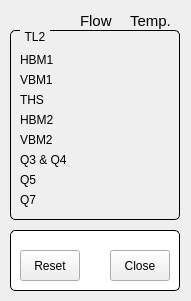
<?xml version="1.0" encoding="UTF-8"?>
<ui version="4.0">
 <class>uiTL2Cooling</class>
 <widget class="QMainWindow" name="uiTL2Cooling">
  <property name="geometry">
   <rect>
    <x>0</x>
    <y>0</y>
    <width>191</width>
    <height>301</height>
   </rect>
  </property>
  <property name="windowTitle">
   <string>TL2 Cooling</string>
  </property>
  <widget class="QWidget" name="centralWidget">
   <widget class="QLabel" name="label_36">
    <property name="geometry">
     <rect>
      <x>80</x>
      <y>10</y>
      <width>40</width>
      <height>21</height>
     </rect>
    </property>
    <property name="font">
     <font>
      <pointsize>11</pointsize>
     </font>
    </property>
    <property name="text">
     <string>Flow</string>
    </property>
   </widget>
   <widget class="QLabel" name="label_35">
    <property name="geometry">
     <rect>
      <x>130</x>
      <y>10</y>
      <width>41</width>
      <height>21</height>
     </rect>
    </property>
    <property name="font">
     <font>
      <pointsize>11</pointsize>
     </font>
    </property>
    <property name="text">
     <string>Temp.</string>
    </property>
   </widget>
   <widget class="QGroupBox" name="GBCooling">
    <property name="geometry">
     <rect>
      <x>10</x>
      <y>30</y>
      <width>170</width>
      <height>190</height>
     </rect>
    </property>
    <property name="styleSheet">
     <string notr="true">QGroupBox {
     border: 1px solid black;
     border-radius: 5px;
     margin-top: 0.5em;
 }
 
 QGroupBox::title {
     subcontrol-origin: margin;
     left: 10px;
     padding: 0 3px 0 3px;
 }</string>
    </property>
    <property name="title">
     <string>TL2</string>
    </property>
    <property name="checkable">
     <bool>false</bool>
    </property>
    <widget class="QLabel" name="lblHBM1">
     <property name="geometry">
      <rect>
       <x>10</x>
       <y>20</y>
       <width>70</width>
       <height>20</height>
      </rect>
     </property>
     <property name="text">
      <string>HBM1</string>
     </property>
    </widget>
    <widget class="QLabel" name="lblVBM1">
     <property name="geometry">
      <rect>
       <x>10</x>
       <y>40</y>
       <width>70</width>
       <height>20</height>
      </rect>
     </property>
     <property name="text">
      <string>VBM1</string>
     </property>
    </widget>
    <widget class="QLabel" name="lblTHS">
     <property name="geometry">
      <rect>
       <x>10</x>
       <y>60</y>
       <width>70</width>
       <height>20</height>
      </rect>
     </property>
     <property name="text">
      <string>THS</string>
     </property>
    </widget>
    <widget class="QLabel" name="lblHBM2">
     <property name="geometry">
      <rect>
       <x>10</x>
       <y>80</y>
       <width>70</width>
       <height>20</height>
      </rect>
     </property>
     <property name="text">
      <string>HBM2</string>
     </property>
    </widget>
    <widget class="QLabel" name="lblVMB2">
     <property name="geometry">
      <rect>
       <x>10</x>
       <y>100</y>
       <width>70</width>
       <height>20</height>
      </rect>
     </property>
     <property name="text">
      <string>VBM2</string>
     </property>
    </widget>
    <widget class="QESimpleShape" name="ledVBM1Temp">
     <property name="geometry">
      <rect>
       <x>130</x>
       <y>40</y>
       <width>16</width>
       <height>20</height>
      </rect>
     </property>
     <property name="ledType">
      <enum>QSimpleShape::Error</enum>
     </property>
     <property name="shape">
      <enum>QSimpleShape::circle</enum>
     </property>
     <property name="colour0" stdset="0">
      <color>
       <red>60</red>
       <green>20</green>
       <blue>20</blue>
      </color>
     </property>
     <property name="colour1" stdset="0">
      <color>
       <red>240</red>
       <green>5</green>
       <blue>5</blue>
      </color>
     </property>
     <property name="variable" stdset="0">
      <string>TL2-CO-SB1-VBM1:isTemperatureInterlock</string>
     </property>
     <property name="variableSubstitutions" stdset="0">
      <string>corrector=3,ch=X</string>
     </property>
     <property name="displayAlarmStateOption" stdset="0">
      <enum>QE::Never</enum>
     </property>
    </widget>
    <widget class="QESimpleShape" name="ledHBM2Temp">
     <property name="geometry">
      <rect>
       <x>130</x>
       <y>80</y>
       <width>16</width>
       <height>20</height>
      </rect>
     </property>
     <property name="ledType">
      <enum>QSimpleShape::Error</enum>
     </property>
     <property name="shape">
      <enum>QSimpleShape::circle</enum>
     </property>
     <property name="colour0" stdset="0">
      <color>
       <red>60</red>
       <green>20</green>
       <blue>20</blue>
      </color>
     </property>
     <property name="colour1" stdset="0">
      <color>
       <red>240</red>
       <green>5</green>
       <blue>5</blue>
      </color>
     </property>
     <property name="variable" stdset="0">
      <string>TL2-CO-SB2-HBM2:isTemperatureInterlock</string>
     </property>
     <property name="variableSubstitutions" stdset="0">
      <string>corrector=1,ch=Y</string>
     </property>
     <property name="displayAlarmStateOption" stdset="0">
      <enum>QE::Never</enum>
     </property>
    </widget>
    <widget class="QESimpleShape" name="ledVBM1Flow">
     <property name="geometry">
      <rect>
       <x>80</x>
       <y>40</y>
       <width>16</width>
       <height>20</height>
      </rect>
     </property>
     <property name="ledType">
      <enum>QSimpleShape::Error</enum>
     </property>
     <property name="shape">
      <enum>QSimpleShape::circle</enum>
     </property>
     <property name="colour0" stdset="0">
      <color>
       <red>60</red>
       <green>20</green>
       <blue>20</blue>
      </color>
     </property>
     <property name="colour1" stdset="0">
      <color>
       <red>240</red>
       <green>5</green>
       <blue>5</blue>
      </color>
     </property>
     <property name="variable" stdset="0">
      <string>TL2-CO-SB1-VBM1:isFlowInterlock</string>
     </property>
     <property name="variableSubstitutions" stdset="0">
      <string>corrector=1,ch=X</string>
     </property>
     <property name="displayAlarmStateOption" stdset="0">
      <enum>QE::Never</enum>
     </property>
    </widget>
    <widget class="QESimpleShape" name="ledHBM1Flow">
     <property name="geometry">
      <rect>
       <x>80</x>
       <y>20</y>
       <width>16</width>
       <height>20</height>
      </rect>
     </property>
     <property name="ledType">
      <enum>QSimpleShape::Error</enum>
     </property>
     <property name="shape">
      <enum>QSimpleShape::circle</enum>
     </property>
     <property name="colour0" stdset="0">
      <color>
       <red>60</red>
       <green>20</green>
       <blue>20</blue>
      </color>
     </property>
     <property name="colour1" stdset="0">
      <color>
       <red>240</red>
       <green>5</green>
       <blue>5</blue>
      </color>
     </property>
     <property name="variable" stdset="0">
      <string>TL2-CO-SB1-HBM1:isFlowInterlock</string>
     </property>
     <property name="variableSubstitutions" stdset="0">
      <string>corrector=1,ch=X</string>
     </property>
     <property name="displayAlarmStateOption" stdset="0">
      <enum>QE::Never</enum>
     </property>
    </widget>
    <widget class="QESimpleShape" name="ledHBM2Flow">
     <property name="geometry">
      <rect>
       <x>80</x>
       <y>80</y>
       <width>16</width>
       <height>20</height>
      </rect>
     </property>
     <property name="ledType">
      <enum>QSimpleShape::Error</enum>
     </property>
     <property name="shape">
      <enum>QSimpleShape::circle</enum>
     </property>
     <property name="colour0" stdset="0">
      <color>
       <red>60</red>
       <green>20</green>
       <blue>20</blue>
      </color>
     </property>
     <property name="colour1" stdset="0">
      <color>
       <red>240</red>
       <green>5</green>
       <blue>5</blue>
      </color>
     </property>
     <property name="variable" stdset="0">
      <string>TL2-CO-SB2-HBM2:isFlowInterlock</string>
     </property>
     <property name="variableSubstitutions" stdset="0">
      <string>corrector=2,ch=X</string>
     </property>
     <property name="displayAlarmStateOption" stdset="0">
      <enum>QE::Never</enum>
     </property>
    </widget>
    <widget class="QESimpleShape" name="ledTSHTemp">
     <property name="geometry">
      <rect>
       <x>130</x>
       <y>60</y>
       <width>16</width>
       <height>20</height>
      </rect>
     </property>
     <property name="ledType">
      <enum>QSimpleShape::Error</enum>
     </property>
     <property name="shape">
      <enum>QSimpleShape::circle</enum>
     </property>
     <property name="colour0" stdset="0">
      <color>
       <red>60</red>
       <green>20</green>
       <blue>20</blue>
      </color>
     </property>
     <property name="colour1" stdset="0">
      <color>
       <red>240</red>
       <green>5</green>
       <blue>5</blue>
      </color>
     </property>
     <property name="variable" stdset="0">
      <string>TL2-CO-SB2-THS:isTemperatureInterlock</string>
     </property>
     <property name="variableSubstitutions" stdset="0">
      <string>corrector=2,ch=Y</string>
     </property>
     <property name="displayAlarmStateOption" stdset="0">
      <enum>QE::Never</enum>
     </property>
    </widget>
    <widget class="QESimpleShape" name="ledHBM1Temp">
     <property name="geometry">
      <rect>
       <x>130</x>
       <y>20</y>
       <width>16</width>
       <height>20</height>
      </rect>
     </property>
     <property name="ledType">
      <enum>QSimpleShape::Error</enum>
     </property>
     <property name="shape">
      <enum>QSimpleShape::circle</enum>
     </property>
     <property name="colour0" stdset="0">
      <color>
       <red>60</red>
       <green>20</green>
       <blue>20</blue>
      </color>
     </property>
     <property name="colour1" stdset="0">
      <color>
       <red>240</red>
       <green>5</green>
       <blue>5</blue>
      </color>
     </property>
     <property name="variable" stdset="0">
      <string>TL2-CO-SB1-HBM1:isTemperatureInterlock</string>
     </property>
     <property name="variableSubstitutions" stdset="0">
      <string>corrector=3,ch=X</string>
     </property>
     <property name="displayAlarmStateOption" stdset="0">
      <enum>QE::Never</enum>
     </property>
    </widget>
    <widget class="QESimpleShape" name="ledVBM2Temp">
     <property name="geometry">
      <rect>
       <x>130</x>
       <y>100</y>
       <width>16</width>
       <height>20</height>
      </rect>
     </property>
     <property name="ledType">
      <enum>QSimpleShape::Error</enum>
     </property>
     <property name="shape">
      <enum>QSimpleShape::circle</enum>
     </property>
     <property name="colour0" stdset="0">
      <color>
       <red>60</red>
       <green>20</green>
       <blue>20</blue>
      </color>
     </property>
     <property name="colour1" stdset="0">
      <color>
       <red>240</red>
       <green>5</green>
       <blue>5</blue>
      </color>
     </property>
     <property name="variable" stdset="0">
      <string>TL2-CO-SB1-VBM2:isTemperatureInterlock</string>
     </property>
     <property name="variableSubstitutions" stdset="0">
      <string>corrector=1,ch=Y</string>
     </property>
     <property name="displayAlarmStateOption" stdset="0">
      <enum>QE::Never</enum>
     </property>
    </widget>
    <widget class="QESimpleShape" name="ledVBM2Flow">
     <property name="geometry">
      <rect>
       <x>80</x>
       <y>100</y>
       <width>16</width>
       <height>20</height>
      </rect>
     </property>
     <property name="ledType">
      <enum>QSimpleShape::Error</enum>
     </property>
     <property name="shape">
      <enum>QSimpleShape::circle</enum>
     </property>
     <property name="colour0" stdset="0">
      <color>
       <red>60</red>
       <green>20</green>
       <blue>20</blue>
      </color>
     </property>
     <property name="colour1" stdset="0">
      <color>
       <red>240</red>
       <green>5</green>
       <blue>5</blue>
      </color>
     </property>
     <property name="variable" stdset="0">
      <string>TL2-CO-SB1-VBM2:isFlowInterlock</string>
     </property>
     <property name="variableSubstitutions" stdset="0">
      <string/>
     </property>
     <property name="displayAlarmStateOption" stdset="0">
      <enum>QE::Never</enum>
     </property>
    </widget>
    <widget class="QESimpleShape" name="ledTSHFlow">
     <property name="geometry">
      <rect>
       <x>80</x>
       <y>60</y>
       <width>16</width>
       <height>20</height>
      </rect>
     </property>
     <property name="ledType">
      <enum>QSimpleShape::Error</enum>
     </property>
     <property name="shape">
      <enum>QSimpleShape::circle</enum>
     </property>
     <property name="colour0" stdset="0">
      <color>
       <red>60</red>
       <green>20</green>
       <blue>20</blue>
      </color>
     </property>
     <property name="colour1" stdset="0">
      <color>
       <red>240</red>
       <green>5</green>
       <blue>5</blue>
      </color>
     </property>
     <property name="variable" stdset="0">
      <string>TL2-CO-SB2-THS:isFlowInterlock</string>
     </property>
     <property name="variableSubstitutions" stdset="0">
      <string>corrector=2,ch=X</string>
     </property>
     <property name="displayAlarmStateOption" stdset="0">
      <enum>QE::Never</enum>
     </property>
    </widget>
    <widget class="QESimpleShape" name="ledVBM2Temp_2">
     <property name="geometry">
      <rect>
       <x>130</x>
       <y>120</y>
       <width>16</width>
       <height>20</height>
      </rect>
     </property>
     <property name="ledType">
      <enum>QSimpleShape::Error</enum>
     </property>
     <property name="shape">
      <enum>QSimpleShape::circle</enum>
     </property>
     <property name="colour0" stdset="0">
      <color>
       <red>60</red>
       <green>20</green>
       <blue>20</blue>
      </color>
     </property>
     <property name="colour1" stdset="0">
      <color>
       <red>240</red>
       <green>5</green>
       <blue>5</blue>
      </color>
     </property>
     <property name="variable" stdset="0">
      <string>TL2-CO-SB1-Q3:isTemperatureInterlock</string>
     </property>
     <property name="variableSubstitutions" stdset="0">
      <string>corrector=1,ch=Y</string>
     </property>
     <property name="displayAlarmStateOption" stdset="0">
      <enum>QE::Never</enum>
     </property>
    </widget>
    <widget class="QLabel" name="lblVMB2_2">
     <property name="geometry">
      <rect>
       <x>10</x>
       <y>120</y>
       <width>70</width>
       <height>20</height>
      </rect>
     </property>
     <property name="text">
      <string>Q3 &amp; Q4</string>
     </property>
    </widget>
    <widget class="QESimpleShape" name="ledVBM2Flow_2">
     <property name="geometry">
      <rect>
       <x>80</x>
       <y>120</y>
       <width>16</width>
       <height>20</height>
      </rect>
     </property>
     <property name="ledType">
      <enum>QSimpleShape::Error</enum>
     </property>
     <property name="shape">
      <enum>QSimpleShape::circle</enum>
     </property>
     <property name="colour0" stdset="0">
      <color>
       <red>60</red>
       <green>20</green>
       <blue>20</blue>
      </color>
     </property>
     <property name="colour1" stdset="0">
      <color>
       <red>240</red>
       <green>5</green>
       <blue>5</blue>
      </color>
     </property>
     <property name="variable" stdset="0">
      <string>TL2-CO-SB1-Q3:isFlowInterlock</string>
     </property>
     <property name="variableSubstitutions" stdset="0">
      <string/>
     </property>
     <property name="displayAlarmStateOption" stdset="0">
      <enum>QE::Never</enum>
     </property>
    </widget>
    <widget class="QESimpleShape" name="ledVBM2Temp_3">
     <property name="geometry">
      <rect>
       <x>130</x>
       <y>140</y>
       <width>16</width>
       <height>20</height>
      </rect>
     </property>
     <property name="ledType">
      <enum>QSimpleShape::Error</enum>
     </property>
     <property name="shape">
      <enum>QSimpleShape::circle</enum>
     </property>
     <property name="colour0" stdset="0">
      <color>
       <red>60</red>
       <green>20</green>
       <blue>20</blue>
      </color>
     </property>
     <property name="colour1" stdset="0">
      <color>
       <red>240</red>
       <green>5</green>
       <blue>5</blue>
      </color>
     </property>
     <property name="variable" stdset="0">
      <string>TL2-CO-SB2-Q5:isTemperatureInterlock</string>
     </property>
     <property name="variableSubstitutions" stdset="0">
      <string/>
     </property>
     <property name="displayAlarmStateOption" stdset="0">
      <enum>QE::Never</enum>
     </property>
    </widget>
    <widget class="QLabel" name="lblVMB2_3">
     <property name="geometry">
      <rect>
       <x>10</x>
       <y>140</y>
       <width>70</width>
       <height>20</height>
      </rect>
     </property>
     <property name="text">
      <string>Q5</string>
     </property>
    </widget>
    <widget class="QESimpleShape" name="ledVBM2Flow_3">
     <property name="geometry">
      <rect>
       <x>80</x>
       <y>140</y>
       <width>16</width>
       <height>20</height>
      </rect>
     </property>
     <property name="ledType">
      <enum>QSimpleShape::Error</enum>
     </property>
     <property name="shape">
      <enum>QSimpleShape::circle</enum>
     </property>
     <property name="colour0" stdset="0">
      <color>
       <red>60</red>
       <green>20</green>
       <blue>20</blue>
      </color>
     </property>
     <property name="colour1" stdset="0">
      <color>
       <red>240</red>
       <green>5</green>
       <blue>5</blue>
      </color>
     </property>
     <property name="variable" stdset="0">
      <string>TL2-CO-SB2-Q5:isFlowInterlock</string>
     </property>
     <property name="variableSubstitutions" stdset="0">
      <string/>
     </property>
     <property name="displayAlarmStateOption" stdset="0">
      <enum>QE::Never</enum>
     </property>
    </widget>
    <widget class="QESimpleShape" name="ledVBM2Temp_4">
     <property name="geometry">
      <rect>
       <x>130</x>
       <y>160</y>
       <width>16</width>
       <height>20</height>
      </rect>
     </property>
     <property name="ledType">
      <enum>QSimpleShape::Error</enum>
     </property>
     <property name="shape">
      <enum>QSimpleShape::circle</enum>
     </property>
     <property name="colour0" stdset="0">
      <color>
       <red>60</red>
       <green>20</green>
       <blue>20</blue>
      </color>
     </property>
     <property name="colour1" stdset="0">
      <color>
       <red>240</red>
       <green>5</green>
       <blue>5</blue>
      </color>
     </property>
     <property name="variable" stdset="0">
      <string>TL2-CO-SB2-Q7:isTemperatureInterlock</string>
     </property>
     <property name="variableSubstitutions" stdset="0">
      <string>corrector=1,ch=Y</string>
     </property>
     <property name="displayAlarmStateOption" stdset="0">
      <enum>QE::Never</enum>
     </property>
    </widget>
    <widget class="QLabel" name="lblVMB2_4">
     <property name="geometry">
      <rect>
       <x>10</x>
       <y>160</y>
       <width>70</width>
       <height>20</height>
      </rect>
     </property>
     <property name="text">
      <string>Q7</string>
     </property>
    </widget>
    <widget class="QESimpleShape" name="ledVBM2Flow_4">
     <property name="geometry">
      <rect>
       <x>80</x>
       <y>160</y>
       <width>16</width>
       <height>20</height>
      </rect>
     </property>
     <property name="ledType">
      <enum>QSimpleShape::Error</enum>
     </property>
     <property name="shape">
      <enum>QSimpleShape::circle</enum>
     </property>
     <property name="colour0" stdset="0">
      <color>
       <red>60</red>
       <green>20</green>
       <blue>20</blue>
      </color>
     </property>
     <property name="colour1" stdset="0">
      <color>
       <red>240</red>
       <green>5</green>
       <blue>5</blue>
      </color>
     </property>
     <property name="variable" stdset="0">
      <string>TL2-CO-SB2-Q7:isFlowInterlock</string>
     </property>
     <property name="variableSubstitutions" stdset="0">
      <string/>
     </property>
     <property name="displayAlarmStateOption" stdset="0">
      <enum>QE::Never</enum>
     </property>
    </widget>
   </widget>
   <widget class="QGroupBox" name="titleGroupBox_2">
    <property name="geometry">
     <rect>
      <x>10</x>
      <y>230</y>
      <width>170</width>
      <height>61</height>
     </rect>
    </property>
    <property name="styleSheet">
     <string notr="true">QGroupBox {
 	background-color: rgb(255, 255, 255);
     border: 1px solid black;
     border-radius: 5px;
     margin-top: 0.5em;
 }
 
 QGroupBox::title {
     subcontrol-origin: margin;
     left: 10px;
     padding: 0 3px 0 3px;
 }</string>
    </property>
    <property name="title">
     <string/>
    </property>
    <widget class="QEPushButton" name="btnClose">
     <property name="geometry">
      <rect>
       <x>100</x>
       <y>20</y>
       <width>60</width>
       <height>31</height>
      </rect>
     </property>
     <property name="text">
      <string>Close</string>
     </property>
    </widget>
    <widget class="QEPushButton" name="btnReset">
     <property name="geometry">
      <rect>
       <x>10</x>
       <y>20</y>
       <width>60</width>
       <height>31</height>
      </rect>
     </property>
     <property name="text">
      <string>Reset</string>
     </property>
    </widget>
   </widget>
  </widget>
 </widget>
 <customwidgets>
  <customwidget>
   <class>QEPushButton</class>
   <extends>QPushButton</extends>
   <header>QEPushButton.h</header>
  </customwidget>
  <customwidget>
   <class>QESimpleShape</class>
   <extends>QSimpleShape</extends>
   <header>QESimpleShape.h</header>
  </customwidget>
  <customwidget>
   <class>QSimpleShape</class>
   <extends>QWidget</extends>
   <header>QSimpleShape.h</header>
  </customwidget>
 </customwidgets>
 <resources/>
 <connections/>
</ui>
